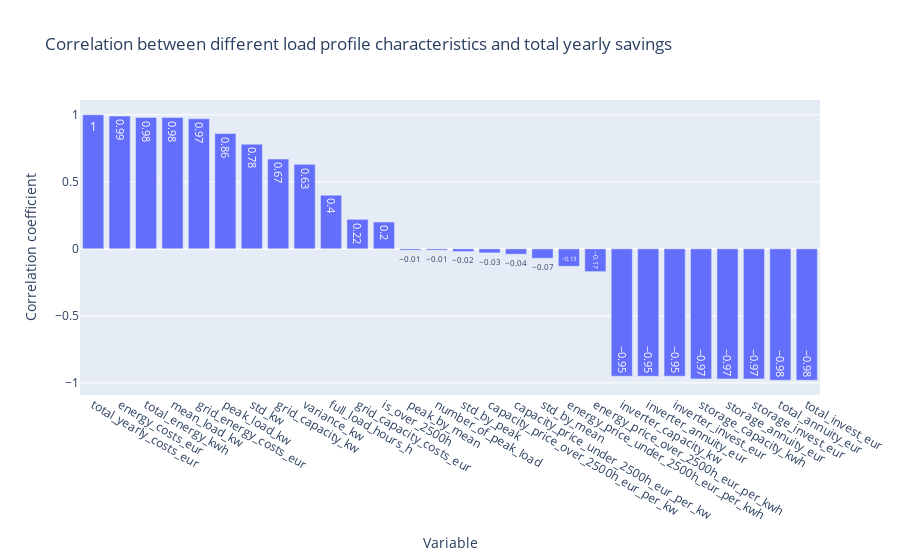

Notebook code for this chart:
### Code cell
abs_corr_fig_df = abs_correlations_df[["total_yearly_costs_eur"]].round(2)
abs_corr_fig_df.sort_values("total_yearly_costs_eur", inplace=True, ascending=False)
abs_corr_fig = px.bar(
    data_frame=abs_corr_fig_df,
    y="total_yearly_costs_eur",
    text_auto=True,
    title="Correlation between different load profile characteristics and total yearly savings")
abs_corr_fig.update_layout(yaxis_title="Correlation coefficient", xaxis_title="Variable")
abs_corr_fig.show()

### Figure 1 — Plotly figure (JSON) as saved in the notebook; plotly's stock layout.template omitted (floating-point values rounded to 4 significant figures)
{"data": [{"hovertemplate": "index=%{x}<br>total_yearly_costs_eur=%{y}<extra></extra>", "legendgroup": "", "marker": {"color": "#636efa", "pattern": {"shape": ""}}, "name": "", "orientation": "v", "showlegend": false, "textposition": "auto", "texttemplate": "%{y}", "type": "bar", "x": ["total_yearly_costs_eur", "energy_costs_eur", "total_energy_kwh", "mean_load_kw", "grid_energy_costs_eur", "peak_load_kw", "std_kw", "grid_capacity_kw", "variance_kw", "full_load_hours_h", "grid_capacity_costs_eur", "is_over_2500h", "peak_by_mean", "number_of_peak_load", "std_by_peak", "capacity_price_over_2500h_eur_per_kw", "capacity_price_under_2500h_eur_per_kw", "std_by_mean", "energy_price_under_2500h_eur_per_kwh", "energy_price_over_2500h_eur_per_kwh", "inverter_capacity_kw", "inverter_annuity_eur", "inverter_invest_eur", "storage_capacity_kwh", "storage_annuity_eur", "storage_invest_eur", "total_annuity_eur", "total_invest_eur"], "xaxis": "x", "y": [1.0, 0.99, 0.98, 0.98, 0.97, 0.86, 0.78, 0.67, 0.63, 0.4, 0.22, 0.2, -0.01, -0.01, -0.02, -0.03, -0.04, -0.07, -0.13, -0.17, -0.95, -0.95, -0.95, -0.97, -0.97, -0.97, -0.98, -0.98], "yaxis": "y"}], "layout": {"barmode": "relative", "legend": {"tracegroupgap": 0}, "title": {"text": "Correlation between different load profile characteristics and total yearly savings"}, "xaxis": {"anchor": "y", "domain": [0, 1], "title": {"text": "Variable"}}, "yaxis": {"anchor": "x", "domain": [0, 1], "title": {"text": "Correlation coefficient"}}}}
